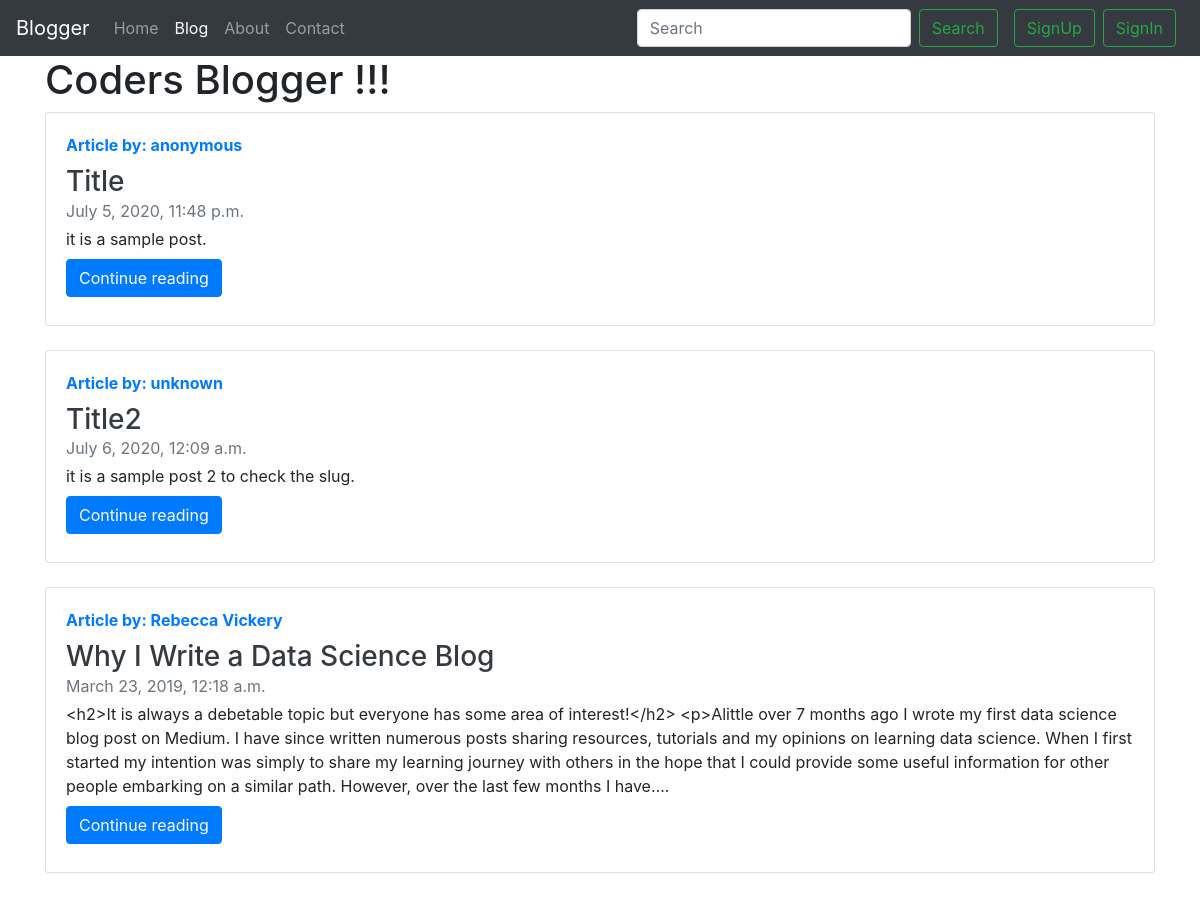
/blog/, run on an earlier commit of the app's database.
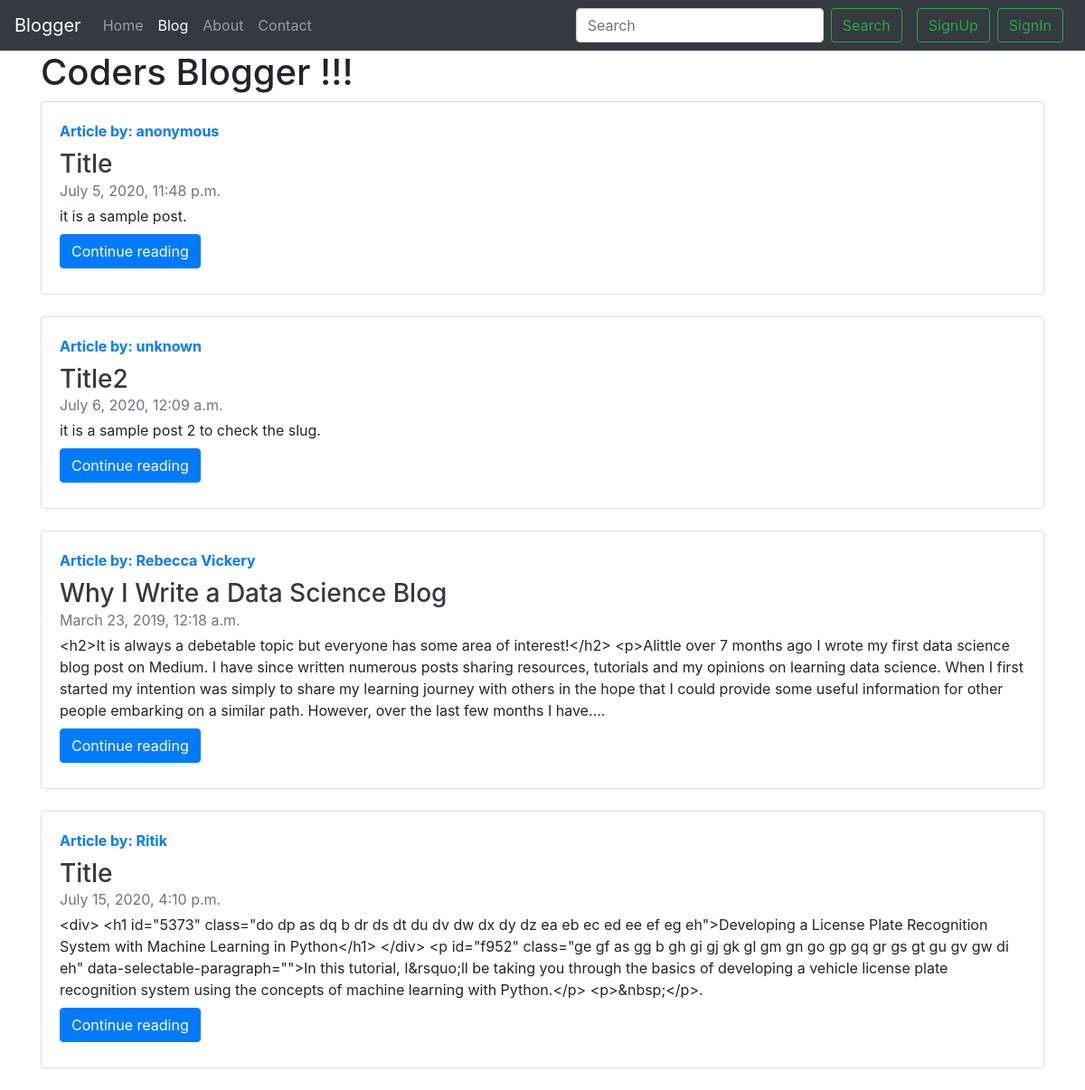
And on a later commit of the database.
### blog/models.py (models this page shows)
class Post(models.Model):
    sno = models.AutoField(primary_key=True)
    title = models.CharField(max_length=250)
    content = models.TextField()
    author = models.CharField(max_length=20)
    slug = models.CharField(max_length=130, default='Anonymous')
    timeStamp = models.DateTimeField(blank=True)
    def __str__(self):
        return 'by: '+self.author

### blog/views.py (the view)
# urls.py: path('', views.blogHome, name="blogHome"),
def blogHome(request):
    allPosts = Post.objects.all()
    print(allPosts)
    context = {'allPosts': allPosts}
    return render(request, 'blog/blogHome.html', context)

### templates/blog/blogHome.html (shortened to what this page needs)
{% extends 'base.html'%}
{% block blogactive %}
active
{% endblock blogactive %}
{% block body %}
<div class="container">
    <div class="row">
        <div class="col">
            <h1>Coders Blogger
                !!!</h1>
        </div>
    </div>
    {% for post in allPosts %}
    <div class="row">
        <div class="col">
            <div class="card flex-md-row mb-4 box-shadow h-md-250">
                <div class="card-body d-flex flex-column align-items-start">
                    <strong class="d-inline-block mb-2 text-primary">Article by: {{post.author}}</strong>
                    <h3 class="mb-0">
                        <a class="text-dark" href="/blog/{{post.slug}}">{{post.title}}</a>
                    </h3>
                    <div class="mb-1 text-muted">{{post.timeStamp}}</div>
                    <p class="card-text mb-auto">{{post.content|truncatechars:500}}.</p>
                    <div class="my-2">
                        <a href="/blog/{{post.slug}}" role="button" class="btn btn-primary">Continue reading</a>
                    </div>
                </div>
            </div>
        </div>
    </div>
    {% endfor %}
</div>
{% endblock body %}

What changed in the data, as far as the page shows it:
added Post: author "Ritik", title "Title", timeStamp "July 15, 2020, 4:10 p.m.", content "<div> <h1 id=\"5373\" class=\"do dp as dq b dr ds dt du dv dw dx dy dz ea eb ec ed ee ef eg eh\">Developing a License Plate Recognition System with Machine Learning in Python</h1> </div> <p id=\"f952\" class=\"ge gf as gg b gh gi gj gk gl gm gn go gp gq gr gs gt gu gv gw di eh\" data-selectable-paragraph=\"\">In this tutorial, I&rsquo;ll be taking you through the basics of developing a vehicle license plate recognition system using the concepts of machine learning with Python.</p> <p>&nbsp;</p>"
